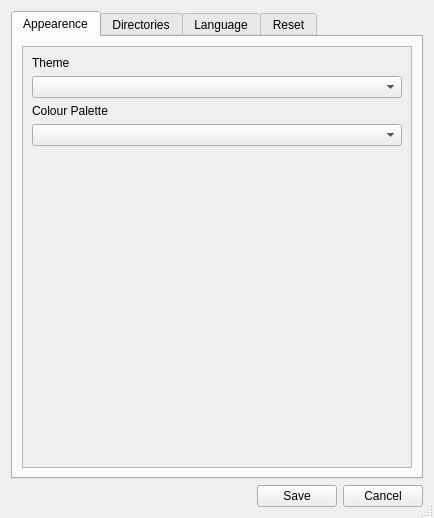
<?xml version="1.0" encoding="UTF-8"?>
<ui version="4.0">
 <class>PreferenceWindow</class>
 <widget class="QDialog" name="PreferenceWindow">
  <property name="geometry">
   <rect>
    <x>0</x>
    <y>0</y>
    <width>434</width>
    <height>518</height>
   </rect>
  </property>
  <property name="sizePolicy">
   <sizepolicy hsizetype="Fixed" vsizetype="Fixed">
    <horstretch>0</horstretch>
    <verstretch>0</verstretch>
   </sizepolicy>
  </property>
  <property name="windowTitle">
   <string>Preferences</string>
  </property>
  <property name="sizeGripEnabled">
   <bool>true</bool>
  </property>
  <property name="modal">
   <bool>true</bool>
  </property>
  <layout class="QVBoxLayout" name="verticalLayout">
   <item>
    <widget class="QTabWidget" name="tabWidget">
     <property name="enabled">
      <bool>true</bool>
     </property>
     <property name="sizePolicy">
      <sizepolicy hsizetype="Expanding" vsizetype="Expanding">
       <horstretch>0</horstretch>
       <verstretch>0</verstretch>
      </sizepolicy>
     </property>
     <property name="tabShape">
      <enum>QTabWidget::TabShape::Rounded</enum>
     </property>
     <property name="currentIndex">
      <number>0</number>
     </property>
     <property name="usesScrollButtons">
      <bool>true</bool>
     </property>
     <property name="documentMode">
      <bool>false</bool>
     </property>
     <property name="tabsClosable">
      <bool>false</bool>
     </property>
     <property name="movable">
      <bool>false</bool>
     </property>
     <widget class="QWidget" name="tab">
      <attribute name="title">
       <string>Appearence</string>
      </attribute>
      <layout class="QHBoxLayout" name="horizontalLayout">
       <item>
        <widget class="QScrollArea" name="scrollArea_4">
         <property name="widgetResizable">
          <bool>true</bool>
         </property>
         <widget class="QWidget" name="scrollAreaWidgetContents_4">
          <property name="geometry">
           <rect>
            <x>0</x>
            <y>0</y>
            <width>404</width>
            <height>417</height>
           </rect>
          </property>
          <layout class="QVBoxLayout" name="verticalLayout_2">
           <item>
            <widget class="QLabel" name="label_3">
             <property name="text">
              <string>Theme</string>
             </property>
            </widget>
           </item>
           <item>
            <widget class="QComboBox" name="themes"/>
           </item>
           <item>
            <widget class="QLabel" name="label_4">
             <property name="text">
              <string>Colour Palette</string>
             </property>
            </widget>
           </item>
           <item>
            <widget class="QComboBox" name="colourDropDown"/>
           </item>
           <item>
            <spacer name="verticalSpacer_4">
             <property name="orientation">
              <enum>Qt::Orientation::Vertical</enum>
             </property>
             <property name="sizeHint" stdset="0">
              <size>
               <width>20</width>
               <height>342</height>
              </size>
             </property>
            </spacer>
           </item>
          </layout>
         </widget>
        </widget>
       </item>
      </layout>
     </widget>
     <widget class="QWidget" name="tab_3">
      <attribute name="title">
       <string>Directories</string>
      </attribute>
      <layout class="QHBoxLayout" name="horizontalLayout_13">
       <item>
        <widget class="QScrollArea" name="scrollArea_2">
         <property name="sizePolicy">
          <sizepolicy hsizetype="Expanding" vsizetype="Preferred">
           <horstretch>0</horstretch>
           <verstretch>0</verstretch>
          </sizepolicy>
         </property>
         <property name="widgetResizable">
          <bool>true</bool>
         </property>
         <widget class="QWidget" name="scrollAreaWidgetContents_2">
          <property name="geometry">
           <rect>
            <x>0</x>
            <y>0</y>
            <width>404</width>
            <height>417</height>
           </rect>
          </property>
          <layout class="QVBoxLayout" name="verticalLayout_4">
           <item>
            <widget class="QLabel" name="label">
             <property name="text">
              <string>Logs directory</string>
             </property>
            </widget>
           </item>
           <item>
            <layout class="QHBoxLayout" name="horizontalLayout_4">
             <item>
              <widget class="QLineEdit" name="logsDirectory"/>
             </item>
             <item>
              <widget class="QPushButton" name="logsDirectoryPicker">
               <property name="text">
                <string/>
               </property>
               <property name="icon">
                <iconset theme="folder"/>
               </property>
              </widget>
             </item>
            </layout>
           </item>
           <item>
            <widget class="QLabel" name="label_12">
             <property name="sizePolicy">
              <sizepolicy hsizetype="Preferred" vsizetype="Fixed">
               <horstretch>0</horstretch>
               <verstretch>0</verstretch>
              </sizepolicy>
             </property>
             <property name="text">
              <string>Auto save directory</string>
             </property>
            </widget>
           </item>
           <item>
            <layout class="QHBoxLayout" name="horizontalLayout_5">
             <item>
              <widget class="QLineEdit" name="autoSaveDir"/>
             </item>
             <item>
              <widget class="QPushButton" name="autoSaveDirPicker">
               <property name="text">
                <string/>
               </property>
               <property name="icon">
                <iconset theme="folder"/>
               </property>
              </widget>
             </item>
            </layout>
           </item>
           <item>
            <spacer name="verticalSpacer_2">
             <property name="orientation">
              <enum>Qt::Orientation::Vertical</enum>
             </property>
             <property name="sizeType">
              <enum>QSizePolicy::Policy::Expanding</enum>
             </property>
             <property name="sizeHint" stdset="0">
              <size>
               <width>20</width>
               <height>40</height>
              </size>
             </property>
            </spacer>
           </item>
          </layout>
         </widget>
        </widget>
       </item>
      </layout>
     </widget>
     <widget class="QWidget" name="tab_2">
      <attribute name="title">
       <string>Language</string>
      </attribute>
      <layout class="QHBoxLayout" name="horizontalLayout_2">
       <item>
        <widget class="QScrollArea" name="scrollArea">
         <property name="widgetResizable">
          <bool>true</bool>
         </property>
         <widget class="QWidget" name="scrollAreaWidgetContents">
          <property name="geometry">
           <rect>
            <x>0</x>
            <y>0</y>
            <width>404</width>
            <height>417</height>
           </rect>
          </property>
          <layout class="QVBoxLayout" name="verticalLayout_3">
           <item>
            <widget class="QLabel" name="label_2">
             <property name="sizePolicy">
              <sizepolicy hsizetype="Preferred" vsizetype="Fixed">
               <horstretch>0</horstretch>
               <verstretch>0</verstretch>
              </sizepolicy>
             </property>
             <property name="text">
              <string>Language:</string>
             </property>
            </widget>
           </item>
           <item>
            <widget class="QComboBox" name="languageSelector"/>
           </item>
           <item>
            <spacer name="verticalSpacer">
             <property name="orientation">
              <enum>Qt::Orientation::Vertical</enum>
             </property>
             <property name="sizeHint" stdset="0">
              <size>
               <width>20</width>
               <height>40</height>
              </size>
             </property>
            </spacer>
           </item>
          </layout>
         </widget>
        </widget>
       </item>
      </layout>
     </widget>
     <widget class="QWidget" name="tab_4">
      <attribute name="title">
       <string>Reset</string>
      </attribute>
      <layout class="QHBoxLayout" name="horizontalLayout_14">
       <item>
        <widget class="QScrollArea" name="scrollArea_3">
         <property name="widgetResizable">
          <bool>true</bool>
         </property>
         <widget class="QWidget" name="scrollAreaWidgetContents_3">
          <property name="geometry">
           <rect>
            <x>0</x>
            <y>0</y>
            <width>404</width>
            <height>417</height>
           </rect>
          </property>
          <layout class="QVBoxLayout" name="verticalLayout_5">
           <item>
            <widget class="QCheckBox" name="clearDirCheck">
             <property name="text">
              <string>I'm sure I want to clear all the directories</string>
             </property>
            </widget>
           </item>
           <item>
            <widget class="QPushButton" name="clearDirButton">
             <property name="enabled">
              <bool>false</bool>
             </property>
             <property name="text">
              <string>Clear all directories</string>
             </property>
            </widget>
           </item>
           <item>
            <widget class="QCheckBox" name="clearSettingsCheck">
             <property name="text">
              <string>I'm sure I want to reset all settings</string>
             </property>
            </widget>
           </item>
           <item>
            <widget class="QPushButton" name="clearSettingsButton">
             <property name="enabled">
              <bool>false</bool>
             </property>
             <property name="text">
              <string>Reset all settings</string>
             </property>
            </widget>
           </item>
           <item>
            <widget class="QCheckBox" name="fullResetCheck">
             <property name="text">
              <string>I'm sure I want to reset everything (This cannot be undone!)</string>
             </property>
            </widget>
           </item>
           <item>
            <widget class="QPushButton" name="fullResetButton">
             <property name="enabled">
              <bool>false</bool>
             </property>
             <property name="text">
              <string>Reset Everythig</string>
             </property>
            </widget>
           </item>
           <item>
            <spacer name="verticalSpacer_3">
             <property name="orientation">
              <enum>Qt::Orientation::Vertical</enum>
             </property>
             <property name="sizeHint" stdset="0">
              <size>
               <width>20</width>
               <height>40</height>
              </size>
             </property>
            </spacer>
           </item>
          </layout>
         </widget>
        </widget>
       </item>
      </layout>
     </widget>
    </widget>
   </item>
   <item>
    <layout class="QHBoxLayout" name="horizontalLayout_3">
     <item>
      <spacer name="horizontalSpacer">
       <property name="orientation">
        <enum>Qt::Orientation::Horizontal</enum>
       </property>
       <property name="sizeHint" stdset="0">
        <size>
         <width>40</width>
         <height>20</height>
        </size>
       </property>
      </spacer>
     </item>
     <item>
      <widget class="QPushButton" name="saveButton">
       <property name="text">
        <string>Save</string>
       </property>
      </widget>
     </item>
     <item>
      <widget class="QPushButton" name="cancelButton">
       <property name="text">
        <string>Cancel</string>
       </property>
      </widget>
     </item>
    </layout>
   </item>
  </layout>
 </widget>
 <tabstops>
  <tabstop>saveButton</tabstop>
  <tabstop>cancelButton</tabstop>
  <tabstop>tabWidget</tabstop>
  <tabstop>scrollArea</tabstop>
  <tabstop>languageSelector</tabstop>
 </tabstops>
 <resources/>
 <connections>
  <connection>
   <sender>saveButton</sender>
   <signal>clicked()</signal>
   <receiver>PreferenceWindow</receiver>
   <slot>accept()</slot>
   <hints>
    <hint type="sourcelabel">
     <x>307</x>
     <y>486</y>
    </hint>
    <hint type="destinationlabel">
     <x>217</x>
     <y>254</y>
    </hint>
   </hints>
  </connection>
  <connection>
   <sender>cancelButton</sender>
   <signal>clicked()</signal>
   <receiver>PreferenceWindow</receiver>
   <slot>reject()</slot>
   <hints>
    <hint type="sourcelabel">
     <x>388</x>
     <y>486</y>
    </hint>
    <hint type="destinationlabel">
     <x>217</x>
     <y>254</y>
    </hint>
   </hints>
  </connection>
 </connections>
</ui>
